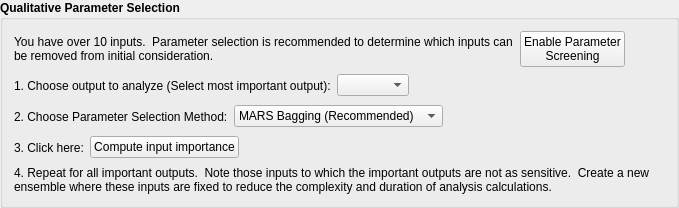
           <widget class="QGroupBox" name="wizardScreenGroup">
            <property name="font">
             <font>
              <weight>75</weight>
              <bold>true</bold>
             </font>
            </property>
            <property name="title">
             <string>Qualitative Parameter Selection</string>
            </property>
            <layout class="QGridLayout" name="gridLayout_11">
             <item row="0" column="0">
              <layout class="QHBoxLayout" name="horizontalLayout_21">
               <item>
                <widget class="QLabel" name="wizardScreenText">
                 <property name="minimumSize">
                  <size>
                   <width>500</width>
                   <height>0</height>
                  </size>
                 </property>
                 <property name="font">
                  <font>
                   <weight>50</weight>
                   <bold>false</bold>
                  </font>
                 </property>
                 <property name="text">
                  <string>You have over 10 inputs.  Parameter selection is recommended to determine which inputs can be removed from initial consideration.</string>
                 </property>
                 <property name="wordWrap">
                  <bool>true</bool>
                 </property>
                </widget>
               </item>
               <item>
                <widget class="QPushButton" name="enableScreen_button">
                 <property name="maximumSize">
                  <size>
                   <width>16777215</width>
                   <height>16777215</height>
                  </size>
                 </property>
                 <property name="font">
                  <font>
                   <weight>50</weight>
                   <bold>false</bold>
                  </font>
                 </property>
                 <property name="toolTip">
                  <string>Parameter screening will allow you to identify
(and thus eliminate) insignificant input parameters.</string>
                 </property>
                 <property name="text">
                  <string>Enable Parameter
Screening</string>
                 </property>
                </widget>
               </item>
               <item>
                <spacer name="horizontalSpacer_2">
                 <property name="orientation">
                  <enum>Qt::Horizontal</enum>
                 </property>
                 <property name="sizeHint" stdset="0">
                  <size>
                   <width>40</width>
                   <height>20</height>
                  </size>
                 </property>
                </spacer>
               </item>
              </layout>
             </item>
             <item row="1" column="0">
              <layout class="QHBoxLayout" name="horizontalLayout_13">
               <item>
                <widget class="QLabel" name="wizardScreenOutput_static">
                 <property name="font">
                  <font>
                   <weight>50</weight>
                   <bold>false</bold>
                  </font>
                 </property>
                 <property name="text">
                  <string>1. Choose output to analyze (Select most important output):</string>
                 </property>
                 <property name="alignment">
                  <set>Qt::AlignLeading|Qt::AlignLeft|Qt::AlignVCenter</set>
                 </property>
                 <property name="wordWrap">
                  <bool>false</bool>
                 </property>
                </widget>
               </item>
               <item>
                <widget class="QComboBox" name="wizardScreenOutput_combo">
                 <property name="font">
                  <font>
                   <weight>50</weight>
                   <bold>false</bold>
                  </font>
                 </property>
                 <property name="toolTip">
                  <string/>
                 </property>
                </widget>
               </item>
               <item>
                <spacer name="horizontalSpacer_5">
                 <property name="orientation">
                  <enum>Qt::Horizontal</enum>
                 </property>
                 <property name="sizeHint" stdset="0">
                  <size>
                   <width>138</width>
                   <height>25</height>
                  </size>
                 </property>
                </spacer>
               </item>
              </layout>
             </item>
             <item row="2" column="0">
              <layout class="QHBoxLayout" name="horizontalLayout_12">
               <item>
                <widget class="QLabel" name="wizardScreenMethod_static">
                 <property name="font">
                  <font>
                   <weight>50</weight>
                   <bold>false</bold>
                  </font>
                 </property>
                 <property name="text">
                  <string>2. Choose Parameter Selection Method:</string>
                 </property>
                </widget>
               </item>
               <item>
                <widget class="QComboBox" name="wizardScreenMethod_combo">
                 <property name="minimumSize">
                  <size>
                   <width>200</width>
                   <height>0</height>
                  </size>
                 </property>
                 <property name="font">
                  <font>
                   <weight>50</weight>
                   <bold>false</bold>
                  </font>
                 </property>
                 <item>
                  <property name="text">
                   <string>MARS Bagging (Recommended)</string>
                  </property>
                 </item>
                </widget>
               </item>
               <item>
                <spacer name="horizontalSpacer_4">
                 <property name="orientation">
                  <enum>Qt::Horizontal</enum>
                 </property>
                 <property name="sizeHint" stdset="0">
                  <size>
                   <width>138</width>
                   <height>25</height>
                  </size>
                 </property>
                </spacer>
               </item>
              </layout>
             </item>
             <item row="3" column="0">
              <layout class="QHBoxLayout" name="horizontalLayout_11">
               <item>
                <widget class="QLabel" name="wizardScreenCompute_static">
                 <property name="font">
                  <font>
                   <weight>50</weight>
                   <bold>false</bold>
                  </font>
                 </property>
                 <property name="text">
                  <string>3. Click here:</string>
                 </property>
                </widget>
               </item>
               <item>
                <widget class="QPushButton" name="wizardScreenCompute_button">
                 <property name="font">
                  <font>
                   <weight>50</weight>
                   <bold>false</bold>
                  </font>
                 </property>
                 <property name="toolTip">
                  <string>The results will be a bar chart that shows the significance
of each input with respect to the chosen output.
You can use this information to eliminate insignificant
input parameters from subsequent analyses.</string>
                 </property>
                 <property name="text">
                  <string>Compute input importance</string>
                 </property>
                </widget>
               </item>
               <item>
                <spacer name="horizontalSpacer_3">
                 <property name="orientation">
                  <enum>Qt::Horizontal</enum>
                 </property>
                 <property name="sizeHint" stdset="0">
                  <size>
                   <width>280</width>
                   <height>25</height>
                  </size>
                 </property>
                </spacer>
               </item>
              </layout>
             </item>
             <item row="4" column="0">
              <widget class="QLabel" name="wizardScreenRepeat_static">
               <property name="font">
                <font>
                 <weight>50</weight>
                 <bold>false</bold>
                </font>
               </property>
               <property name="text">
                <string>4. Repeat for all important outputs.  Note those inputs to which the important outputs are not as sensitive.  Create a new ensemble where these inputs are fixed to reduce the complexity and duration of analysis calculations.</string>
               </property>
               <property name="alignment">
                <set>Qt::AlignLeading|Qt::AlignLeft|Qt::AlignVCenter</set>
               </property>
               <property name="wordWrap">
                <bool>true</bool>
               </property>
              </widget>
             </item>
            </layout>
           </widget>
